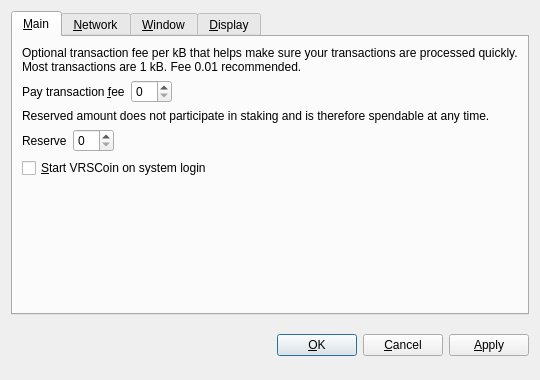
<?xml version="1.0" encoding="UTF-8"?>
<ui version="4.0">
 <class>OptionsDialog</class>
 <widget class="QDialog" name="OptionsDialog">
  <property name="geometry">
   <rect>
    <x>0</x>
    <y>0</y>
    <width>540</width>
    <height>380</height>
   </rect>
  </property>
  <property name="windowTitle">
   <string>Options</string>
  </property>
  <property name="modal">
   <bool>true</bool>
  </property>
  <layout class="QVBoxLayout" name="verticalLayout">
   <item>
    <widget class="QTabWidget" name="tabWidget">
     <property name="tabPosition">
      <enum>QTabWidget::North</enum>
     </property>
     <property name="currentIndex">
      <number>0</number>
     </property>
     <widget class="QWidget" name="tabMain">
      <attribute name="title">
       <string>&amp;Main</string>
      </attribute>
      <layout class="QVBoxLayout" name="verticalLayout_Main">
       <item>
        <widget class="QLabel" name="transactionFeeInfoLabel">
         <property name="text">
          <string>Optional transaction fee per kB that helps make sure your transactions are processed quickly. Most transactions are 1 kB. Fee 0.01 recommended.</string>
         </property>
         <property name="textFormat">
          <enum>Qt::PlainText</enum>
         </property>
         <property name="wordWrap">
          <bool>true</bool>
         </property>
        </widget>
       </item>
       <item>
        <layout class="QHBoxLayout" name="horizontalLayoutFee">
         <item>
          <widget class="QLabel" name="transactionFeeLabel">
           <property name="text">
            <string>Pay transaction &amp;fee</string>
           </property>
           <property name="textFormat">
            <enum>Qt::PlainText</enum>
           </property>
           <property name="buddy">
            <cstring>transactionFee</cstring>
           </property>
          </widget>
         </item>
         <item>
          <widget class="BitcoinAmountField" name="transactionFee"/>
         </item>
         <item>
          <spacer name="horizontalSpacerFee">
           <property name="orientation">
            <enum>Qt::Horizontal</enum>
           </property>
           <property name="sizeHint" stdset="0">
            <size>
             <width>40</width>
             <height>20</height>
            </size>
           </property>
          </spacer>
         </item>
        </layout>
       </item>
       <item>
        <widget class="QLabel" name="reserveBalanceInfoLabel">
         <property name="text">
          <string>Reserved amount does not participate in staking and is therefore spendable at any time.</string>
         </property>
         <property name="textFormat">
          <enum>Qt::PlainText</enum>
         </property>
         <property name="wordWrap">
          <bool>true</bool>
         </property>
        </widget>
       </item>
       <item>
        <layout class="QHBoxLayout" name="horizontalLayoutReserveBalance">
         <item>
          <widget class="QLabel" name="reserveBalanceLabel">
           <property name="text">
            <string>Reserve</string>
           </property>
           <property name="textFormat">
            <enum>Qt::PlainText</enum>
           </property>
           <property name="buddy">
            <cstring>reserveBalance</cstring>
           </property>
          </widget>
         </item>
         <item>
          <widget class="BitcoinAmountField" name="reserveBalance"/>
         </item>
         <item>
          <spacer name="horizontalSpacerReserveBalance">
           <property name="orientation">
            <enum>Qt::Horizontal</enum>
           </property>
           <property name="sizeHint" stdset="0">
            <size>
             <width>40</width>
             <height>20</height>
            </size>
           </property>
          </spacer>
         </item>
        </layout>
       </item>
       <item>
        <widget class="QCheckBox" name="bitcoinAtStartup">
         <property name="toolTip">
          <string>Automatically start VRSCoin after logging in to the system.</string>
         </property>
         <property name="text">
          <string>&amp;Start VRSCoin on system login</string>
         </property>
        </widget>
       </item>
       <item>
        <spacer name="verticalSpacer_Main">
         <property name="orientation">
          <enum>Qt::Vertical</enum>
         </property>
         <property name="sizeHint" stdset="0">
          <size>
           <width>20</width>
           <height>40</height>
          </size>
         </property>
        </spacer>
       </item>
      </layout>
     </widget>
     <widget class="QWidget" name="tabNetwork">
      <attribute name="title">
       <string>&amp;Network</string>
      </attribute>
      <layout class="QVBoxLayout" name="verticalLayout_Network">
       <item>
        <widget class="QCheckBox" name="mapPortUpnp">
         <property name="toolTip">
          <string>Automatically open the VRSCoin client port on the router. This only works when your router supports UPnP and it is enabled.</string>
         </property>
         <property name="text">
          <string>Map port using &amp;UPnP</string>
         </property>
        </widget>
       </item>
       <item>
        <widget class="QCheckBox" name="connectSocks">
         <property name="toolTip">
          <string>Connect to the VRSCoin network through a SOCKS5 proxy (e.g. when connecting through Tor).</string>
         </property>
         <property name="text">
          <string>&amp;Connect through SOCKS5 proxy:</string>
         </property>
        </widget>
       </item>
       <item>
        <layout class="QHBoxLayout" name="horizontalLayout_Network">
         <item>
          <widget class="QLabel" name="proxyIpLabel">
           <property name="text">
            <string>Proxy &amp;IP:</string>
           </property>
           <property name="textFormat">
            <enum>Qt::PlainText</enum>
           </property>
           <property name="buddy">
            <cstring>proxyIp</cstring>
           </property>
          </widget>
         </item>
         <item>
          <widget class="QValidatedLineEdit" name="proxyIp">
           <property name="maximumSize">
            <size>
             <width>140</width>
             <height>16777215</height>
            </size>
           </property>
           <property name="toolTip">
            <string>IP address of the proxy (e.g. 127.0.0.1)</string>
           </property>
          </widget>
         </item>
         <item>
          <widget class="QLabel" name="proxyPortLabel">
           <property name="text">
            <string>&amp;Port:</string>
           </property>
           <property name="textFormat">
            <enum>Qt::PlainText</enum>
           </property>
           <property name="buddy">
            <cstring>proxyPort</cstring>
           </property>
          </widget>
         </item>
         <item>
          <widget class="QLineEdit" name="proxyPort">
           <property name="maximumSize">
            <size>
             <width>55</width>
             <height>16777215</height>
            </size>
           </property>
           <property name="toolTip">
            <string>Port of the proxy (e.g. 9050)</string>
           </property>
          </widget>
         </item>
         <item>
          <spacer name="horizontalSpacer_Network">
           <property name="orientation">
            <enum>Qt::Horizontal</enum>
           </property>
           <property name="sizeHint" stdset="0">
            <size>
             <width>40</width>
             <height>20</height>
            </size>
           </property>
          </spacer>
         </item>
        </layout>
       </item>
       <item>
        <spacer name="verticalSpacer_Network">
         <property name="orientation">
          <enum>Qt::Vertical</enum>
         </property>
         <property name="sizeHint" stdset="0">
          <size>
           <width>20</width>
           <height>40</height>
          </size>
         </property>
        </spacer>
       </item>
      </layout>
     </widget>
     <widget class="QWidget" name="tabWindow">
      <attribute name="title">
       <string>&amp;Window</string>
      </attribute>
      <layout class="QVBoxLayout" name="verticalLayout_Window">
       <item>
        <widget class="QCheckBox" name="minimizeToTray">
         <property name="toolTip">
          <string>Show only a tray icon after minimizing the window.</string>
         </property>
         <property name="text">
          <string>&amp;Minimize to the tray instead of the taskbar</string>
         </property>
        </widget>
       </item>
       <item>
        <widget class="QCheckBox" name="minimizeOnClose">
         <property name="toolTip">
          <string>Minimize instead of exit the application when the window is closed. When this option is enabled, the application will be closed only after selecting Quit in the menu.</string>
         </property>
         <property name="text">
          <string>M&amp;inimize on close</string>
         </property>
        </widget>
       </item>
       <item>
        <spacer name="verticalSpacer_Window">
         <property name="orientation">
          <enum>Qt::Vertical</enum>
         </property>
         <property name="sizeHint" stdset="0">
          <size>
           <width>20</width>
           <height>40</height>
          </size>
         </property>
        </spacer>
       </item>
      </layout>
     </widget>
     <widget class="QWidget" name="tabDisplay">
      <attribute name="title">
       <string>&amp;Display</string>
      </attribute>
      <layout class="QVBoxLayout" name="verticalLayout_Display">
       <item>
        <layout class="QHBoxLayout" name="horizontalLayout_1_Display">
         <item>
          <widget class="QLabel" name="langLabel">
           <property name="text">
            <string>User Interface &amp;language:</string>
           </property>
           <property name="textFormat">
            <enum>Qt::PlainText</enum>
           </property>
           <property name="buddy">
            <cstring>lang</cstring>
           </property>
          </widget>
         </item>
         <item>
          <widget class="QValueComboBox" name="lang">
           <property name="toolTip">
            <string>The user interface language can be set here. This setting will take effect after restarting VRSCoin.</string>
           </property>
          </widget>
         </item>
        </layout>
       </item>
       <item>
        <layout class="QHBoxLayout" name="horizontalLayout_2_Display">
         <item>
          <widget class="QLabel" name="unitLabel">
           <property name="text">
            <string>&amp;Unit to show amounts in:</string>
           </property>
           <property name="textFormat">
            <enum>Qt::PlainText</enum>
           </property>
           <property name="buddy">
            <cstring>unit</cstring>
           </property>
          </widget>
         </item>
         <item>
          <widget class="QValueComboBox" name="unit">
           <property name="toolTip">
            <string>Choose the default subdivision unit to show in the interface and when sending coins.</string>
           </property>
          </widget>
         </item>
        </layout>
       </item>
       <item>
        <widget class="QCheckBox" name="coinControlFeatures">
         <property name="toolTip">
          <string>Whether to show coin control features or not.</string>
         </property>
         <property name="text">
          <string>Display coin &amp;control features (experts only!)</string>
         </property>
        </widget>
       </item>
       <item>
        <widget class="QCheckBox" name="useBlackTheme">
         <property name="text">
          <string>Use black visual theme (requires restart)</string>
         </property>
        </widget>
       </item>
       <item>
        <spacer name="verticalSpacer_Display">
         <property name="orientation">
          <enum>Qt::Vertical</enum>
         </property>
         <property name="sizeHint" stdset="0">
          <size>
           <width>20</width>
           <height>40</height>
          </size>
         </property>
        </spacer>
       </item>
      </layout>
     </widget>
    </widget>
   </item>
   <item>
    <layout class="QHBoxLayout" name="horizontalLayout_Buttons">
     <item>
      <spacer name="horizontalSpacer_1">
       <property name="orientation">
        <enum>Qt::Horizontal</enum>
       </property>
       <property name="sizeHint" stdset="0">
        <size>
         <width>40</width>
         <height>48</height>
        </size>
       </property>
      </spacer>
     </item>
     <item>
      <widget class="QLabel" name="statusLabel">
       <property name="font">
        <font>
         <weight>75</weight>
         <bold>true</bold>
        </font>
       </property>
       <property name="text">
        <string/>
       </property>
       <property name="textFormat">
        <enum>Qt::PlainText</enum>
       </property>
       <property name="wordWrap">
        <bool>true</bool>
       </property>
      </widget>
     </item>
     <item>
      <spacer name="horizontalSpacer_2">
       <property name="orientation">
        <enum>Qt::Horizontal</enum>
       </property>
       <property name="sizeHint" stdset="0">
        <size>
         <width>40</width>
         <height>48</height>
        </size>
       </property>
      </spacer>
     </item>
     <item>
      <widget class="QPushButton" name="okButton">
       <property name="text">
        <string>&amp;OK</string>
       </property>
      </widget>
     </item>
     <item>
      <widget class="QPushButton" name="cancelButton">
       <property name="text">
        <string>&amp;Cancel</string>
       </property>
       <property name="autoDefault">
        <bool>false</bool>
       </property>
      </widget>
     </item>
     <item>
      <widget class="QPushButton" name="applyButton">
       <property name="text">
        <string>&amp;Apply</string>
       </property>
       <property name="autoDefault">
        <bool>false</bool>
       </property>
      </widget>
     </item>
    </layout>
   </item>
  </layout>
 </widget>
 <customwidgets>
  <customwidget>
   <class>BitcoinAmountField</class>
   <extends>QSpinBox</extends>
   <header>bitcoinamountfield.h</header>
  </customwidget>
  <customwidget>
   <class>QValueComboBox</class>
   <extends>QComboBox</extends>
   <header>qvaluecombobox.h</header>
  </customwidget>
  <customwidget>
   <class>QValidatedLineEdit</class>
   <extends>QLineEdit</extends>
   <header>qvalidatedlineedit.h</header>
  </customwidget>
 </customwidgets>
 <resources/>
 <connections/>
</ui>
